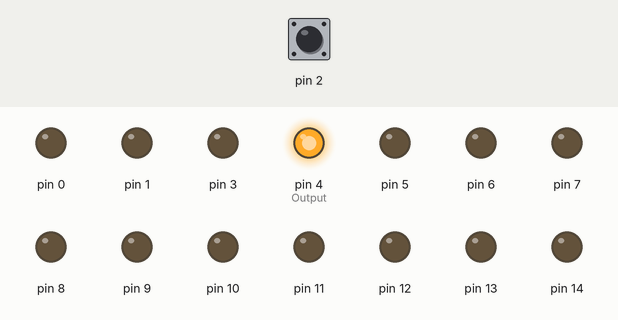
Recording of a sketch running on a simulated Arduino Uno, built with avr-gcc and run on an emulated ATmega328P. Parts: output pins drawn as LEDs (lit = HIGH). The test bench sets the inputs (shaded band); at power-on: pin 2 HIGH. Sleep ends after the set time or at an interrupt.

Above: at 0.5 s.
At 4.5 s:
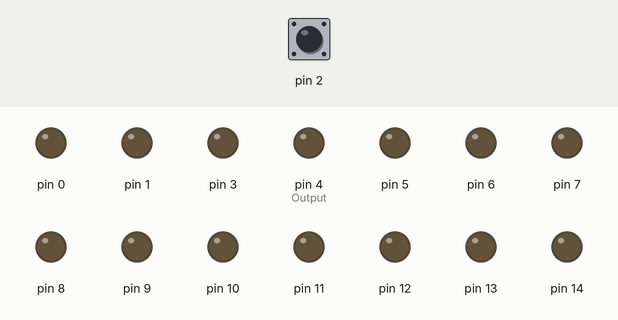
Timing chart, 0 to 10.6 s (numbered marks = the images above):
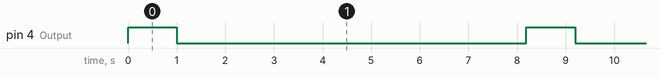

Measured:
- by itself, pin 4 (Output): alternates HIGH for 1.0 s and LOW for 7.2 s

The sketch:

Deep_Sleep.ino
```cpp
#define Output 4                                               //Assigning pin 4 as output

void setup()
{
  pinMode(Output, OUTPUT);


  for (int i = 0; i < 15; i++)
  {
    if(i != 2)                                                  // interrupt0 is assigned as an input pin while the rest is assigned as output
      pinMode(i, OUTPUT);
  }

  attachInterrupt(0, digitalInterrupt, FALLING);                //falling edge interrupt for waking up at interrupt0


  //SETUP WATCHDOG TIMER
  WDTCSR = (24);                                                //change enable and WDE - also resets
  WDTCSR = (33);                                                //setting the timer of the interrupt to 8 secs
  WDTCSR |= (1<<6);                                             //enable interrupt mode


  // ADCSRA &= ~(1 << 7);                                       // Disable analog to digital converter.

}


void loop()
{

  digitalWrite(Output, HIGH);
  delay(1000);
  digitalWrite(Output, LOW);
  delay(1000);

  SMCR |= (1 << 2);                                             //power down mode in SMCR register
  SMCR |= 1;                                                    //enables sleep


  //BOD DISABLE
  MCUCR |= (3 << 5);                                            //set both BODS and BODSE at the same time       //Brown out detection disable
  MCUCR = (MCUCR & ~(1 << 5)) | (1 << 6);                       //set the BODS bit and clear the BODSE bit at the same time
  __asm__  __volatile__("sleep");                               //Inline assembler to switch to sleep mode


}

void digitalInterrupt()                                         // Interrupt Service Routine
{

}

ISR(WDT_vect)                                                   // Interrupt Service Routine for Watchdog Timer
{

}
```
